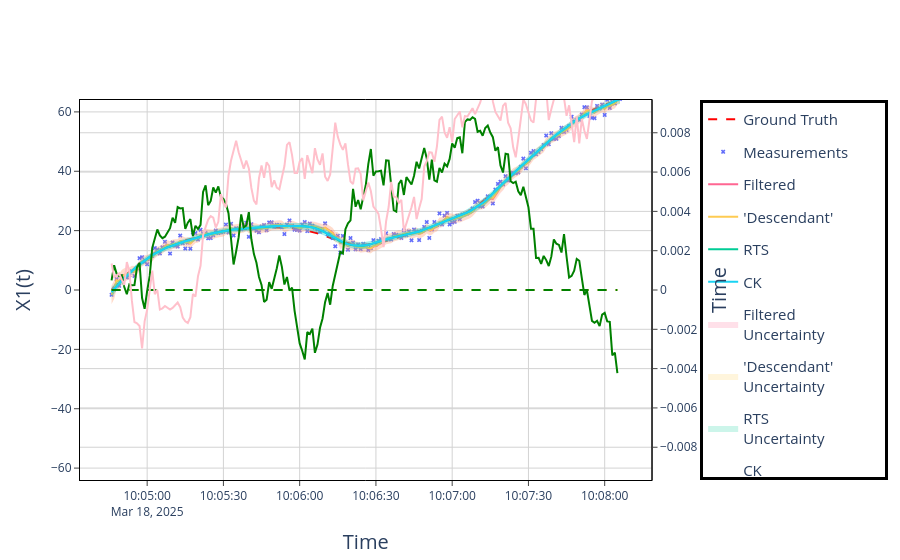
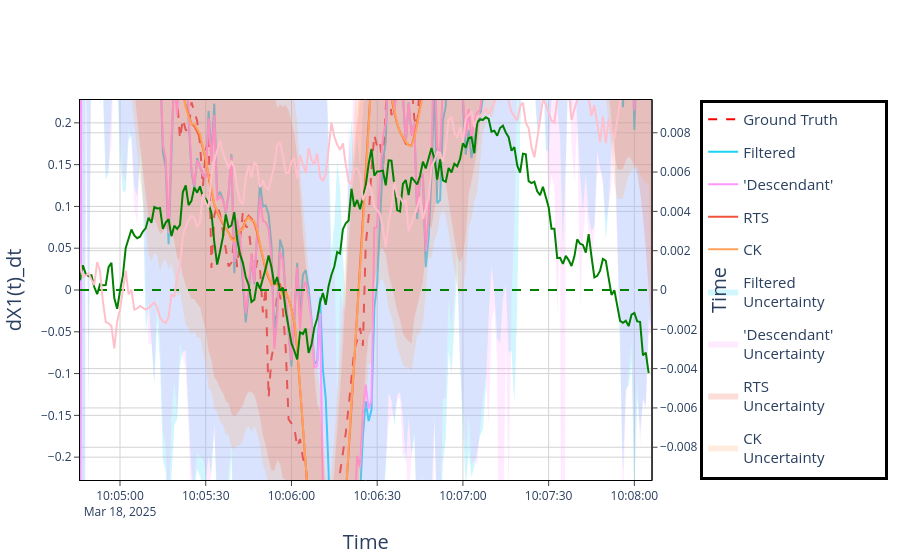
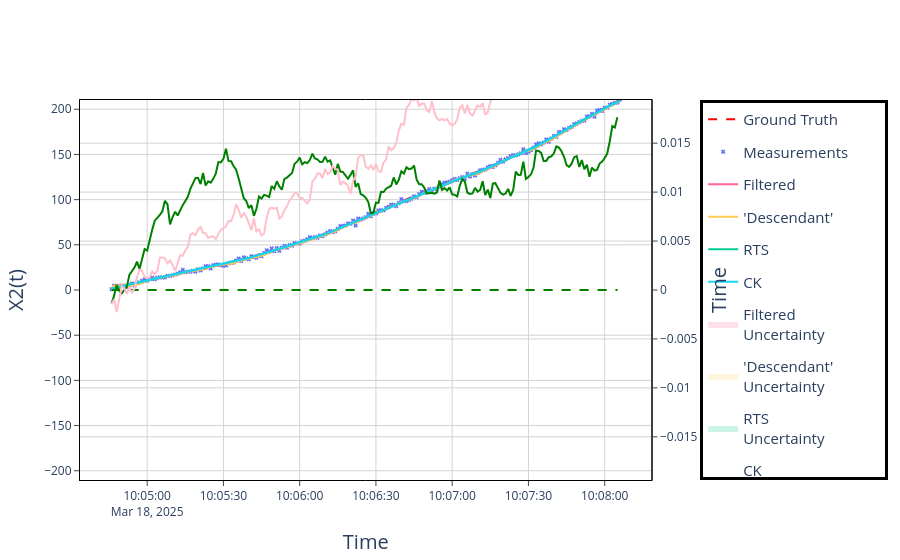
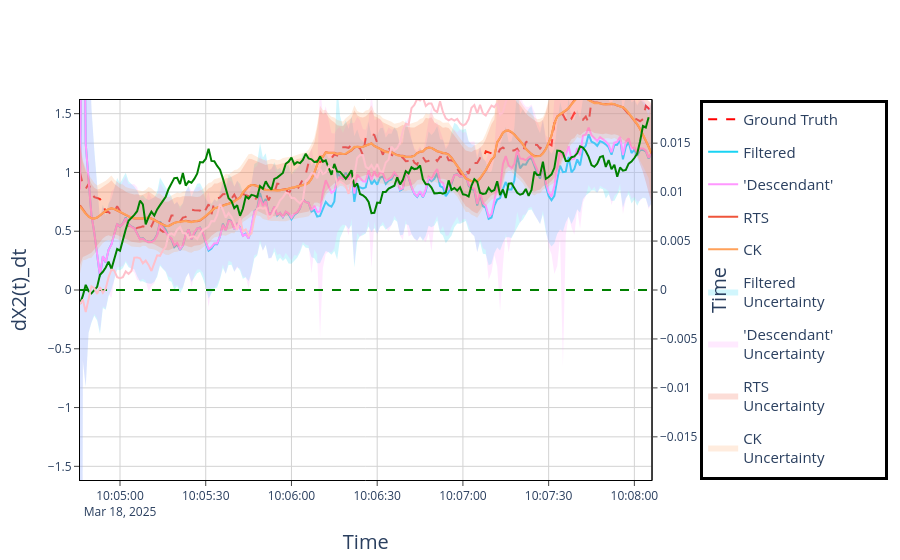

Notebook source saved alongside these figures, in order:
### Code cell
from plotly.subplots import make_subplots
from pathlib import Path
from stonesoup.plotter import AnimatedPlotterly, Plotterly,  Dimension
axis_label_list=["X1(t)","dX1(t)_dt","X2(t)","dX2(t)_dt"]

particle_plotter_dict = {}
for i,label in enumerate(axis_label_list):
    if plot_tracks:
        file_path = Path(folder_path + rf"\1D_plot_{label}_incl_tracks.html")
    else:
        file_path = Path(folder_path + rf"\1D_plot_{label}_.html")
    file_path.parent.mkdir(parents=True, exist_ok=True)

    particle_plotter_dict[label]= Plotterly(autosize=False, width=1500,height=800,dimension=Dimension.ONE, axis_labels=[label])
    colorway=particle_plotter_dict[label].fig.layout.colorway

    particle_plotter_dict[label].fig = make_subplots(specs=[[{"secondary_y": True}]])
    particle_plotter_dict[label].fig.layout.colorway = colorway
    particle_plotter_dict[label].plot_ground_truths(truth, [i],mode="lines", line=dict(width=2,color='red',dash='dash'))
    
    if i<=1:
        data=x_mu_data
        data_estimate=x_mu_estimate
    else:
        data=y_mu_data
        data_estimate=y_mu_estimate
    particle_plotter_dict[label].fig.add_scatter(y=np.array(data), x=timesteps, name='Groundtruth mu_W', secondary_y=True,line=dict(color='green',width=2))
    particle_plotter_dict[label].fig.add_scatter(y=np.zeros_like(data), x=timesteps, name=f'mu_W, = 0',secondary_y=True,line=dict(color="green",dash='dash'))
    particle_plotter_dict[label].fig.add_scatter(y=np.zeros_like(data), x=timesteps, name=f'{label} = 0',secondary_y=False,line=dict(color="orange",dash='dash'))
    particle_plotter_dict[label].fig.add_scatter(y=np.array(data_estimate), x=timesteps, name='mu_W estimate', secondary_y=True,line=dict(color='pink',width=2))

    if plot_tracks:
        if i==0 or i==2:
            particle_plotter_dict[label].plot_measurements(measurements, [i],marker=dict(symbol="x",size=4))
        particle_plotter_dict[label].plot_tracks(track, [i], mode="lines", uncertainty=uncertainty,particle=particle,plot_particle_paths=plot_particle_paths, track_label="Filtered")
        particle_plotter_dict[label].plot_tracks(culled_track, [i],mode="lines", uncertainty=uncertainty,particle=particle,plot_particle_paths=plot_particle_paths, track_label="\'Descendant\'")
        particle_plotter_dict[label].plot_tracks(RTS_track, [i],mode="lines", uncertainty=uncertainty,particle=particle,plot_particle_paths=plot_particle_paths,track_label="RTS")
        particle_plotter_dict[label].plot_tracks(CK_track,[i],mode="lines", uncertainty=uncertainty,particle=particle,plot_particle_paths=plot_particle_paths,track_label="CK")

    
    max_mu=np.max(np.abs(data))*1.1
    max_trajectory=np.max(np.abs(truth[:].state_vector[i]))
    # max_trajectory=max_mu*trajectory_scales[i]
    particle_plotter_dict[label].fig.update_yaxes(
            secondary_y=False,
            title_text=f"{label}",
            mirror=True,
            ticks='outside',
            showline=True,
            linecolor='black',
            gridcolor='lightgrey',
            range=[-max_trajectory,max_trajectory],
            title=dict(text=label, font=dict(size=20))
    )
    particle_plotter_dict[label].fig.update_yaxes(
            secondary_y=True,
            title_text="mu_W",
            mirror=True,
            ticks='outside',
            showline=True,
            linecolor='black',
            gridcolor='lightgrey',
            range=[-max_mu,max_mu],
            title=dict(text="Time", font=dict(size=20))
    )
    particle_plotter_dict[label].fig.update_layout(
                plot_bgcolor='white',
        legend=dict(
                    font=dict(size=15),       # Make the legend font larger
                    # orientation='v',
                    # xanchor="auto",         # Center the legend
                    # yanchor="auto",           # Align the legend to the bottom of the plot
                    bordercolor="Black",
                    borderwidth=3,
                    # y=+0.45,                   # Position it above the graph
                    # x=0.6                    # Center it horizontally
                ),)
    particle_plotter_dict[label].fig.update_xaxes(
                title=dict(text="Time", font=dict(size=20)),
                mirror=True,
                ticks='outside',
                showline=True,
                linecolor='black',
                gridcolor='lightgrey',
            )

    
    if save_1D:
        particle_plotter_dict[label].fig.write_html(str(file_path))
    if show_1D:
        particle_plotter_dict[label].fig.show()

### Figure 1 — Plotly figure (JSON) as saved in the notebook; plotly's stock layout.template omitted (floating-point values rounded to 4 significant figures; data arrays with more than 128 entries replaced by an {"elided": "..."} marker saying what was removed)
{"data": [{"legendgroup": "Ground Truth", "legendrank": 100, "line": {"color": "red", "dash": "dash", "width": 2}, "mode": "lines", "name": "Ground Truth", "showlegend": true, "text": {"elided": "201 str values"}, "type": "scatter", "x": {"elided": "201 str values"}, "y": {"elided": "201 float values"}}, {"line": {"color": "green", "width": 2}, "name": "Groundtruth mu_W", "type": "scatter", "x": {"elided": "201 str values"}, "xaxis": "x", "y": {"elided": "200 float values"}, "yaxis": "y2"}, {"line": {"color": "green", "dash": "dash"}, "name": "mu_W, = 0", "type": "scatter", "x": {"elided": "201 str values"}, "xaxis": "x", "y": {"elided": "200 int values"}, "yaxis": "y2"}, {"line": {"color": "orange", "dash": "dash"}, "name": "X1(t) = 0", "type": "scatter", "x": {"elided": "201 str values"}, "xaxis": "x", "y": {"elided": "200 int values"}, "yaxis": "y"}, {"line": {"color": "pink", "width": 2}, "name": "mu_W estimate", "type": "scatter", "x": {"elided": "201 str values"}, "xaxis": "x", "y": {"elided": "201 float values"}, "yaxis": "y2"}, {"legendgroup": "Measurements", "legendrank": 200, "marker": {"color": "#636EFA", "size": 4, "symbol": "x"}, "mode": "markers", "name": "Measurements", "showlegend": true, "text": {"elided": "201 str values"}, "type": "scatter", "x": {"elided": "201 str values"}, "y": {"elided": "201 float values"}}, {"legendgroup": "Filtered", "legendrank": 300, "marker": {"symbol": {"elided": "201 str values"}}, "mode": "lines", "name": "Filtered", "showlegend": true, "text": {"elided": "201 str values"}, "type": "scatter", "x": {"elided": "201 str values"}, "y": {"elided": "201 float values"}}, {"fillcolor": "rgba(255,102, 146, 0.2)", "hoverinfo": "skip", "legendgroup": "Filtered<br>Uncertainty", "legendrank": 310, "line": {"width": 0}, "mode": "lines", "name": "Filtered<br>Uncertainty", "opacity": 1, "showlegend": false, "type": "scatter", "x": {"elided": "201 str values"}, "y": {"elided": "201 float values"}}, {"fill": "tonexty", "fillcolor": "rgba(255,102, 146, 0.2)", "hoverinfo": "skip", "legendgroup": "Filtered<br>Uncertainty", "legendrank": 310, "line": {"width": 0}, "mode": "lines", "name": "Filtered<br>Uncertainty", "opacity": 1, "showlegend": true, "type": "scatter", "x": {"elided": "201 str values"}, "y": {"elided": "201 float values"}}, {"legendgroup": "'Descendant'", "legendrank": 300, "marker": {"symbol": {"elided": "201 str values"}}, "mode": "lines", "name": "'Descendant'", "showlegend": true, "text": {"elided": "201 str values"}, "type": "scatter", "x": {"elided": "201 str values"}, "y": {"elided": "201 float values"}}, {"fillcolor": "rgba(254,203, 82, 0.2)", "hoverinfo": "skip", "legendgroup": "'Descendant'<br>Uncertainty", "legendrank": 310, "line": {"width": 0}, "mode": "lines", "name": "'Descendant'<br>Uncertainty", "opacity": 1, "showlegend": false, "type": "scatter", "x": {"elided": "201 str values"}, "y": {"elided": "201 float values"}}, {"fill": "tonexty", "fillcolor": "rgba(254,203, 82, 0.2)", "hoverinfo": "skip", "legendgroup": "'Descendant'<br>Uncertainty", "legendrank": 310, "line": {"width": 0}, "mode": "lines", "name": "'Descendant'<br>Uncertainty", "opacity": 1, "showlegend": true, "type": "scatter", "x": {"elided": "201 str values"}, "y": {"elided": "201 float values"}}, {"legendgroup": "RTS", "legendrank": 300, "marker": {"symbol": {"elided": "201 str values"}}, "mode": "lines", "name": "RTS", "showlegend": true, "text": {"elided": "201 str values"}, "type": "scatter", "x": {"elided": "201 str values"}, "y": {"elided": "201 float values"}}, {"fillcolor": "rgba(0,204, 150, 0.2)", "hoverinfo": "skip", "legendgroup": "RTS<br>Uncertainty", "legendrank": 310, "line": {"width": 0}, "mode": "lines", "name": "RTS<br>Uncertainty", "opacity": 1, "showlegend": false, "type": "scatter", "x": {"elided": "201 str values"}, "y": {"elided": "201 float values"}}, {"fill": "tonexty", "fillcolor": "rgba(0,204, 150, 0.2)", "hoverinfo": "skip", "legendgroup": "RTS<br>Uncertainty", "legendrank": 310, "line": {"width": 0}, "mode": "lines", "name": "RTS<br>Uncertainty", "opacity": 1, "showlegend": true, "type": "scatter", "x": {"elided": "201 str values"}, "y": {"elided": "201 float values"}}, {"legendgroup": "CK", "legendrank": 300, "marker": {"symbol": {"elided": "201 str values"}}, "mode": "lines", "name": "CK", "showlegend": true, "text": {"elided": "201 str values"}, "type": "scatter", "x": {"elided": "201 str values"}, "y": {"elided": "201 float values"}}, {"fillcolor": "rgba(25,211, 243, 0.2)", "hoverinfo": "skip", "legendgroup": "CK<br>Uncertainty", "legendrank": 310, "line": {"width": 0}, "mode": "lines", "name": "CK<br>Uncertainty", "opacity": 1, "showlegend": false, "type": "scatter", "x": {"elided": "201 str values"}, "y": {"elided": "201 float values"}}, {"fill": "tonexty", "fillcolor": "rgba(25,211, 243, 0.2)", "hoverinfo": "skip", "legendgroup": "CK<br>Uncertainty", "legendrank": 310, "line": {"width": 0}, "mode": "lines", "name": "CK<br>Uncertainty", "opacity": 1, "showlegend": true, "type": "scatter", "x": {"elided": "201 str values"}, "y": {"elided": "201 float values"}}], "layout": {"colorway": ["#636EFA", "#EF553B", "#00CC96", "#AB63FA", "#FFA15A", "#19D3F3", "#FF6692", "#B6E880", "#FF97FF", "#FECB52"], "legend": {"bordercolor": "Black", "borderwidth": 3, "font": {"size": 15}}, "plot_bgcolor": "white", "xaxis": {"anchor": "y", "domain": [0, 0.94], "gridcolor": "lightgrey", "linecolor": "black", "mirror": true, "showline": true, "ticks": "outside", "title": {"font": {"size": 20}, "text": "Time"}}, "yaxis": {"anchor": "x", "domain": [0, 1], "gridcolor": "lightgrey", "linecolor": "black", "mirror": true, "range": [-64.01, 64.01], "showline": true, "ticks": "outside", "title": {"font": {"size": 20}, "text": "X1(t)"}}, "yaxis2": {"anchor": "x", "gridcolor": "lightgrey", "linecolor": "black", "mirror": true, "overlaying": "y", "range": [-0.009667, 0.009667], "showline": true, "side": "right", "ticks": "outside", "title": {"font": {"size": 20}, "text": "Time"}}}}

### Figure 2 — Plotly figure (JSON) as saved in the notebook; plotly's stock layout.template omitted (floating-point values rounded to 4 significant figures; data arrays with more than 128 entries replaced by an {"elided": "..."} marker saying what was removed)
{"data": [{"legendgroup": "Ground Truth", "legendrank": 100, "line": {"color": "red", "dash": "dash", "width": 2}, "mode": "lines", "name": "Ground Truth", "showlegend": true, "text": {"elided": "201 str values"}, "type": "scatter", "x": {"elided": "201 str values"}, "y": {"elided": "201 float values"}}, {"line": {"color": "green", "width": 2}, "name": "Groundtruth mu_W", "type": "scatter", "x": {"elided": "201 str values"}, "xaxis": "x", "y": {"elided": "200 float values"}, "yaxis": "y2"}, {"line": {"color": "green", "dash": "dash"}, "name": "mu_W, = 0", "type": "scatter", "x": {"elided": "201 str values"}, "xaxis": "x", "y": {"elided": "200 int values"}, "yaxis": "y2"}, {"line": {"color": "orange", "dash": "dash"}, "name": "dX1(t)_dt = 0", "type": "scatter", "x": {"elided": "201 str values"}, "xaxis": "x", "y": {"elided": "200 int values"}, "yaxis": "y"}, {"line": {"color": "pink", "width": 2}, "name": "mu_W estimate", "type": "scatter", "x": {"elided": "201 str values"}, "xaxis": "x", "y": {"elided": "201 float values"}, "yaxis": "y2"}, {"legendgroup": "Filtered", "legendrank": 300, "marker": {"symbol": {"elided": "201 str values"}}, "mode": "lines", "name": "Filtered", "showlegend": true, "text": {"elided": "201 str values"}, "type": "scatter", "x": {"elided": "201 str values"}, "y": {"elided": "201 float values"}}, {"fillcolor": "rgba(25,211, 243, 0.2)", "hoverinfo": "skip", "legendgroup": "Filtered<br>Uncertainty", "legendrank": 310, "line": {"width": 0}, "mode": "lines", "name": "Filtered<br>Uncertainty", "opacity": 1, "showlegend": false, "type": "scatter", "x": {"elided": "201 str values"}, "y": {"elided": "201 float values"}}, {"fill": "tonexty", "fillcolor": "rgba(25,211, 243, 0.2)", "hoverinfo": "skip", "legendgroup": "Filtered<br>Uncertainty", "legendrank": 310, "line": {"width": 0}, "mode": "lines", "name": "Filtered<br>Uncertainty", "opacity": 1, "showlegend": true, "type": "scatter", "x": {"elided": "201 str values"}, "y": {"elided": "201 float values"}}, {"legendgroup": "'Descendant'", "legendrank": 300, "marker": {"symbol": {"elided": "201 str values"}}, "mode": "lines", "name": "'Descendant'", "showlegend": true, "text": {"elided": "201 str values"}, "type": "scatter", "x": {"elided": "201 str values"}, "y": {"elided": "201 float values"}}, {"fillcolor": "rgba(255,151, 255, 0.2)", "hoverinfo": "skip", "legendgroup": "'Descendant'<br>Uncertainty", "legendrank": 310, "line": {"width": 0}, "mode": "lines", "name": "'Descendant'<br>Uncertainty", "opacity": 1, "showlegend": false, "type": "scatter", "x": {"elided": "201 str values"}, "y": {"elided": "201 float values"}}, {"fill": "tonexty", "fillcolor": "rgba(255,151, 255, 0.2)", "hoverinfo": "skip", "legendgroup": "'Descendant'<br>Uncertainty", "legendrank": 310, "line": {"width": 0}, "mode": "lines", "name": "'Descendant'<br>Uncertainty", "opacity": 1, "showlegend": true, "type": "scatter", "x": {"elided": "201 str values"}, "y": {"elided": "201 float values"}}, {"legendgroup": "RTS", "legendrank": 300, "marker": {"symbol": {"elided": "201 str values"}}, "mode": "lines", "name": "RTS", "showlegend": true, "text": {"elided": "201 str values"}, "type": "scatter", "x": {"elided": "201 str values"}, "y": {"elided": "201 float values"}}, {"fillcolor": "rgba(239,85, 59, 0.2)", "hoverinfo": "skip", "legendgroup": "RTS<br>Uncertainty", "legendrank": 310, "line": {"width": 0}, "mode": "lines", "name": "RTS<br>Uncertainty", "opacity": 1, "showlegend": false, "type": "scatter", "x": {"elided": "201 str values"}, "y": {"elided": "201 float values"}}, {"fill": "tonexty", "fillcolor": "rgba(239,85, 59, 0.2)", "hoverinfo": "skip", "legendgroup": "RTS<br>Uncertainty", "legendrank": 310, "line": {"width": 0}, "mode": "lines", "name": "RTS<br>Uncertainty", "opacity": 1, "showlegend": true, "type": "scatter", "x": {"elided": "201 str values"}, "y": {"elided": "201 float values"}}, {"legendgroup": "CK", "legendrank": 300, "marker": {"symbol": {"elided": "201 str values"}}, "mode": "lines", "name": "CK", "showlegend": true, "text": {"elided": "201 str values"}, "type": "scatter", "x": {"elided": "201 str values"}, "y": {"elided": "201 float values"}}, {"fillcolor": "rgba(255,161, 90, 0.2)", "hoverinfo": "skip", "legendgroup": "CK<br>Uncertainty", "legendrank": 310, "line": {"width": 0}, "mode": "lines", "name": "CK<br>Uncertainty", "opacity": 1, "showlegend": false, "type": "scatter", "x": {"elided": "201 str values"}, "y": {"elided": "201 float values"}}, {"fill": "tonexty", "fillcolor": "rgba(255,161, 90, 0.2)", "hoverinfo": "skip", "legendgroup": "CK<br>Uncertainty", "legendrank": 310, "line": {"width": 0}, "mode": "lines", "name": "CK<br>Uncertainty", "opacity": 1, "showlegend": true, "type": "scatter", "x": {"elided": "201 str values"}, "y": {"elided": "201 float values"}}], "layout": {"colorway": ["#636EFA", "#EF553B", "#00CC96", "#AB63FA", "#FFA15A", "#19D3F3", "#FF6692", "#B6E880", "#FF97FF", "#FECB52"], "legend": {"bordercolor": "Black", "borderwidth": 3, "font": {"size": 15}}, "plot_bgcolor": "white", "xaxis": {"anchor": "y", "domain": [0, 0.94], "gridcolor": "lightgrey", "linecolor": "black", "mirror": true, "showline": true, "ticks": "outside", "title": {"font": {"size": 20}, "text": "Time"}}, "yaxis": {"anchor": "x", "domain": [0, 1], "gridcolor": "lightgrey", "linecolor": "black", "mirror": true, "range": [-0.2273, 0.2273], "showline": true, "ticks": "outside", "title": {"font": {"size": 20}, "text": "dX1(t)_dt"}}, "yaxis2": {"anchor": "x", "gridcolor": "lightgrey", "linecolor": "black", "mirror": true, "overlaying": "y", "range": [-0.009667, 0.009667], "showline": true, "side": "right", "ticks": "outside", "title": {"font": {"size": 20}, "text": "Time"}}}}

### Figure 3 — Plotly figure (JSON) as saved in the notebook; plotly's stock layout.template omitted (floating-point values rounded to 4 significant figures; data arrays with more than 128 entries replaced by an {"elided": "..."} marker saying what was removed)
{"data": [{"legendgroup": "Ground Truth", "legendrank": 100, "line": {"color": "red", "dash": "dash", "width": 2}, "mode": "lines", "name": "Ground Truth", "showlegend": true, "text": {"elided": "201 str values"}, "type": "scatter", "x": {"elided": "201 str values"}, "y": {"elided": "201 float values"}}, {"line": {"color": "green", "width": 2}, "name": "Groundtruth mu_W", "type": "scatter", "x": {"elided": "201 str values"}, "xaxis": "x", "y": {"elided": "200 float values"}, "yaxis": "y2"}, {"line": {"color": "green", "dash": "dash"}, "name": "mu_W, = 0", "type": "scatter", "x": {"elided": "201 str values"}, "xaxis": "x", "y": {"elided": "200 int values"}, "yaxis": "y2"}, {"line": {"color": "orange", "dash": "dash"}, "name": "X2(t) = 0", "type": "scatter", "x": {"elided": "201 str values"}, "xaxis": "x", "y": {"elided": "200 int values"}, "yaxis": "y"}, {"line": {"color": "pink", "width": 2}, "name": "mu_W estimate", "type": "scatter", "x": {"elided": "201 str values"}, "xaxis": "x", "y": {"elided": "201 float values"}, "yaxis": "y2"}, {"legendgroup": "Measurements", "legendrank": 200, "marker": {"color": "#636EFA", "size": 4, "symbol": "x"}, "mode": "markers", "name": "Measurements", "showlegend": true, "text": {"elided": "201 str values"}, "type": "scatter", "x": {"elided": "201 str values"}, "y": {"elided": "201 float values"}}, {"legendgroup": "Filtered", "legendrank": 300, "marker": {"symbol": {"elided": "201 str values"}}, "mode": "lines", "name": "Filtered", "showlegend": true, "text": {"elided": "201 str values"}, "type": "scatter", "x": {"elided": "201 str values"}, "y": {"elided": "201 float values"}}, {"fillcolor": "rgba(255,102, 146, 0.2)", "hoverinfo": "skip", "legendgroup": "Filtered<br>Uncertainty", "legendrank": 310, "line": {"width": 0}, "mode": "lines", "name": "Filtered<br>Uncertainty", "opacity": 1, "showlegend": false, "type": "scatter", "x": {"elided": "201 str values"}, "y": {"elided": "201 float values"}}, {"fill": "tonexty", "fillcolor": "rgba(255,102, 146, 0.2)", "hoverinfo": "skip", "legendgroup": "Filtered<br>Uncertainty", "legendrank": 310, "line": {"width": 0}, "mode": "lines", "name": "Filtered<br>Uncertainty", "opacity": 1, "showlegend": true, "type": "scatter", "x": {"elided": "201 str values"}, "y": {"elided": "201 float values"}}, {"legendgroup": "'Descendant'", "legendrank": 300, "marker": {"symbol": {"elided": "201 str values"}}, "mode": "lines", "name": "'Descendant'", "showlegend": true, "text": {"elided": "201 str values"}, "type": "scatter", "x": {"elided": "201 str values"}, "y": {"elided": "201 float values"}}, {"fillcolor": "rgba(254,203, 82, 0.2)", "hoverinfo": "skip", "legendgroup": "'Descendant'<br>Uncertainty", "legendrank": 310, "line": {"width": 0}, "mode": "lines", "name": "'Descendant'<br>Uncertainty", "opacity": 1, "showlegend": false, "type": "scatter", "x": {"elided": "201 str values"}, "y": {"elided": "201 float values"}}, {"fill": "tonexty", "fillcolor": "rgba(254,203, 82, 0.2)", "hoverinfo": "skip", "legendgroup": "'Descendant'<br>Uncertainty", "legendrank": 310, "line": {"width": 0}, "mode": "lines", "name": "'Descendant'<br>Uncertainty", "opacity": 1, "showlegend": true, "type": "scatter", "x": {"elided": "201 str values"}, "y": {"elided": "201 float values"}}, {"legendgroup": "RTS", "legendrank": 300, "marker": {"symbol": {"elided": "201 str values"}}, "mode": "lines", "name": "RTS", "showlegend": true, "text": {"elided": "201 str values"}, "type": "scatter", "x": {"elided": "201 str values"}, "y": {"elided": "201 float values"}}, {"fillcolor": "rgba(0,204, 150, 0.2)", "hoverinfo": "skip", "legendgroup": "RTS<br>Uncertainty", "legendrank": 310, "line": {"width": 0}, "mode": "lines", "name": "RTS<br>Uncertainty", "opacity": 1, "showlegend": false, "type": "scatter", "x": {"elided": "201 str values"}, "y": {"elided": "201 float values"}}, {"fill": "tonexty", "fillcolor": "rgba(0,204, 150, 0.2)", "hoverinfo": "skip", "legendgroup": "RTS<br>Uncertainty", "legendrank": 310, "line": {"width": 0}, "mode": "lines", "name": "RTS<br>Uncertainty", "opacity": 1, "showlegend": true, "type": "scatter", "x": {"elided": "201 str values"}, "y": {"elided": "201 float values"}}, {"legendgroup": "CK", "legendrank": 300, "marker": {"symbol": {"elided": "201 str values"}}, "mode": "lines", "name": "CK", "showlegend": true, "text": {"elided": "201 str values"}, "type": "scatter", "x": {"elided": "201 str values"}, "y": {"elided": "201 float values"}}, {"fillcolor": "rgba(25,211, 243, 0.2)", "hoverinfo": "skip", "legendgroup": "CK<br>Uncertainty", "legendrank": 310, "line": {"width": 0}, "mode": "lines", "name": "CK<br>Uncertainty", "opacity": 1, "showlegend": false, "type": "scatter", "x": {"elided": "201 str values"}, "y": {"elided": "201 float values"}}, {"fill": "tonexty", "fillcolor": "rgba(25,211, 243, 0.2)", "hoverinfo": "skip", "legendgroup": "CK<br>Uncertainty", "legendrank": 310, "line": {"width": 0}, "mode": "lines", "name": "CK<br>Uncertainty", "opacity": 1, "showlegend": true, "type": "scatter", "x": {"elided": "201 str values"}, "y": {"elided": "201 float values"}}], "layout": {"colorway": ["#636EFA", "#EF553B", "#00CC96", "#AB63FA", "#FFA15A", "#19D3F3", "#FF6692", "#B6E880", "#FF97FF", "#FECB52"], "legend": {"bordercolor": "Black", "borderwidth": 3, "font": {"size": 15}}, "plot_bgcolor": "white", "xaxis": {"anchor": "y", "domain": [0, 0.94], "gridcolor": "lightgrey", "linecolor": "black", "mirror": true, "showline": true, "ticks": "outside", "title": {"font": {"size": 20}, "text": "Time"}}, "yaxis": {"anchor": "x", "domain": [0, 1], "gridcolor": "lightgrey", "linecolor": "black", "mirror": true, "range": [-210.2, 210.2], "showline": true, "ticks": "outside", "title": {"font": {"size": 20}, "text": "X2(t)"}}, "yaxis2": {"anchor": "x", "gridcolor": "lightgrey", "linecolor": "black", "mirror": true, "overlaying": "y", "range": [-0.01941, 0.01941], "showline": true, "side": "right", "ticks": "outside", "title": {"font": {"size": 20}, "text": "Time"}}}}

### Figure 4 — Plotly figure (JSON) as saved in the notebook; plotly's stock layout.template omitted (floating-point values rounded to 4 significant figures; data arrays with more than 128 entries replaced by an {"elided": "..."} marker saying what was removed)
{"data": [{"legendgroup": "Ground Truth", "legendrank": 100, "line": {"color": "red", "dash": "dash", "width": 2}, "mode": "lines", "name": "Ground Truth", "showlegend": true, "text": {"elided": "201 str values"}, "type": "scatter", "x": {"elided": "201 str values"}, "y": {"elided": "201 float values"}}, {"line": {"color": "green", "width": 2}, "name": "Groundtruth mu_W", "type": "scatter", "x": {"elided": "201 str values"}, "xaxis": "x", "y": {"elided": "200 float values"}, "yaxis": "y2"}, {"line": {"color": "green", "dash": "dash"}, "name": "mu_W, = 0", "type": "scatter", "x": {"elided": "201 str values"}, "xaxis": "x", "y": {"elided": "200 int values"}, "yaxis": "y2"}, {"line": {"color": "orange", "dash": "dash"}, "name": "dX2(t)_dt = 0", "type": "scatter", "x": {"elided": "201 str values"}, "xaxis": "x", "y": {"elided": "200 int values"}, "yaxis": "y"}, {"line": {"color": "pink", "width": 2}, "name": "mu_W estimate", "type": "scatter", "x": {"elided": "201 str values"}, "xaxis": "x", "y": {"elided": "201 float values"}, "yaxis": "y2"}, {"legendgroup": "Filtered", "legendrank": 300, "marker": {"symbol": {"elided": "201 str values"}}, "mode": "lines", "name": "Filtered", "showlegend": true, "text": {"elided": "201 str values"}, "type": "scatter", "x": {"elided": "201 str values"}, "y": {"elided": "201 float values"}}, {"fillcolor": "rgba(25,211, 243, 0.2)", "hoverinfo": "skip", "legendgroup": "Filtered<br>Uncertainty", "legendrank": 310, "line": {"width": 0}, "mode": "lines", "name": "Filtered<br>Uncertainty", "opacity": 1, "showlegend": false, "type": "scatter", "x": {"elided": "201 str values"}, "y": {"elided": "201 float values"}}, {"fill": "tonexty", "fillcolor": "rgba(25,211, 243, 0.2)", "hoverinfo": "skip", "legendgroup": "Filtered<br>Uncertainty", "legendrank": 310, "line": {"width": 0}, "mode": "lines", "name": "Filtered<br>Uncertainty", "opacity": 1, "showlegend": true, "type": "scatter", "x": {"elided": "201 str values"}, "y": {"elided": "201 float values"}}, {"legendgroup": "'Descendant'", "legendrank": 300, "marker": {"symbol": {"elided": "201 str values"}}, "mode": "lines", "name": "'Descendant'", "showlegend": true, "text": {"elided": "201 str values"}, "type": "scatter", "x": {"elided": "201 str values"}, "y": {"elided": "201 float values"}}, {"fillcolor": "rgba(255,151, 255, 0.2)", "hoverinfo": "skip", "legendgroup": "'Descendant'<br>Uncertainty", "legendrank": 310, "line": {"width": 0}, "mode": "lines", "name": "'Descendant'<br>Uncertainty", "opacity": 1, "showlegend": false, "type": "scatter", "x": {"elided": "201 str values"}, "y": {"elided": "201 float values"}}, {"fill": "tonexty", "fillcolor": "rgba(255,151, 255, 0.2)", "hoverinfo": "skip", "legendgroup": "'Descendant'<br>Uncertainty", "legendrank": 310, "line": {"width": 0}, "mode": "lines", "name": "'Descendant'<br>Uncertainty", "opacity": 1, "showlegend": true, "type": "scatter", "x": {"elided": "201 str values"}, "y": {"elided": "201 float values"}}, {"legendgroup": "RTS", "legendrank": 300, "marker": {"symbol": {"elided": "201 str values"}}, "mode": "lines", "name": "RTS", "showlegend": true, "text": {"elided": "201 str values"}, "type": "scatter", "x": {"elided": "201 str values"}, "y": {"elided": "201 float values"}}, {"fillcolor": "rgba(239,85, 59, 0.2)", "hoverinfo": "skip", "legendgroup": "RTS<br>Uncertainty", "legendrank": 310, "line": {"width": 0}, "mode": "lines", "name": "RTS<br>Uncertainty", "opacity": 1, "showlegend": false, "type": "scatter", "x": {"elided": "201 str values"}, "y": {"elided": "201 float values"}}, {"fill": "tonexty", "fillcolor": "rgba(239,85, 59, 0.2)", "hoverinfo": "skip", "legendgroup": "RTS<br>Uncertainty", "legendrank": 310, "line": {"width": 0}, "mode": "lines", "name": "RTS<br>Uncertainty", "opacity": 1, "showlegend": true, "type": "scatter", "x": {"elided": "201 str values"}, "y": {"elided": "201 float values"}}, {"legendgroup": "CK", "legendrank": 300, "marker": {"symbol": {"elided": "201 str values"}}, "mode": "lines", "name": "CK", "showlegend": true, "text": {"elided": "201 str values"}, "type": "scatter", "x": {"elided": "201 str values"}, "y": {"elided": "201 float values"}}, {"fillcolor": "rgba(255,161, 90, 0.2)", "hoverinfo": "skip", "legendgroup": "CK<br>Uncertainty", "legendrank": 310, "line": {"width": 0}, "mode": "lines", "name": "CK<br>Uncertainty", "opacity": 1, "showlegend": false, "type": "scatter", "x": {"elided": "201 str values"}, "y": {"elided": "201 float values"}}, {"fill": "tonexty", "fillcolor": "rgba(255,161, 90, 0.2)", "hoverinfo": "skip", "legendgroup": "CK<br>Uncertainty", "legendrank": 310, "line": {"width": 0}, "mode": "lines", "name": "CK<br>Uncertainty", "opacity": 1, "showlegend": true, "type": "scatter", "x": {"elided": "201 str values"}, "y": {"elided": "201 float values"}}], "layout": {"colorway": ["#636EFA", "#EF553B", "#00CC96", "#AB63FA", "#FFA15A", "#19D3F3", "#FF6692", "#B6E880", "#FF97FF", "#FECB52"], "legend": {"bordercolor": "Black", "borderwidth": 3, "font": {"size": 15}}, "plot_bgcolor": "white", "xaxis": {"anchor": "y", "domain": [0, 0.94], "gridcolor": "lightgrey", "linecolor": "black", "mirror": true, "showline": true, "ticks": "outside", "title": {"font": {"size": 20}, "text": "Time"}}, "yaxis": {"anchor": "x", "domain": [0, 1], "gridcolor": "lightgrey", "linecolor": "black", "mirror": true, "range": [-1.616, 1.616], "showline": true, "ticks": "outside", "title": {"font": {"size": 20}, "text": "dX2(t)_dt"}}, "yaxis2": {"anchor": "x", "gridcolor": "lightgrey", "linecolor": "black", "mirror": true, "overlaying": "y", "range": [-0.01941, 0.01941], "showline": true, "side": "right", "ticks": "outside", "title": {"font": {"size": 20}, "text": "Time"}}}}
